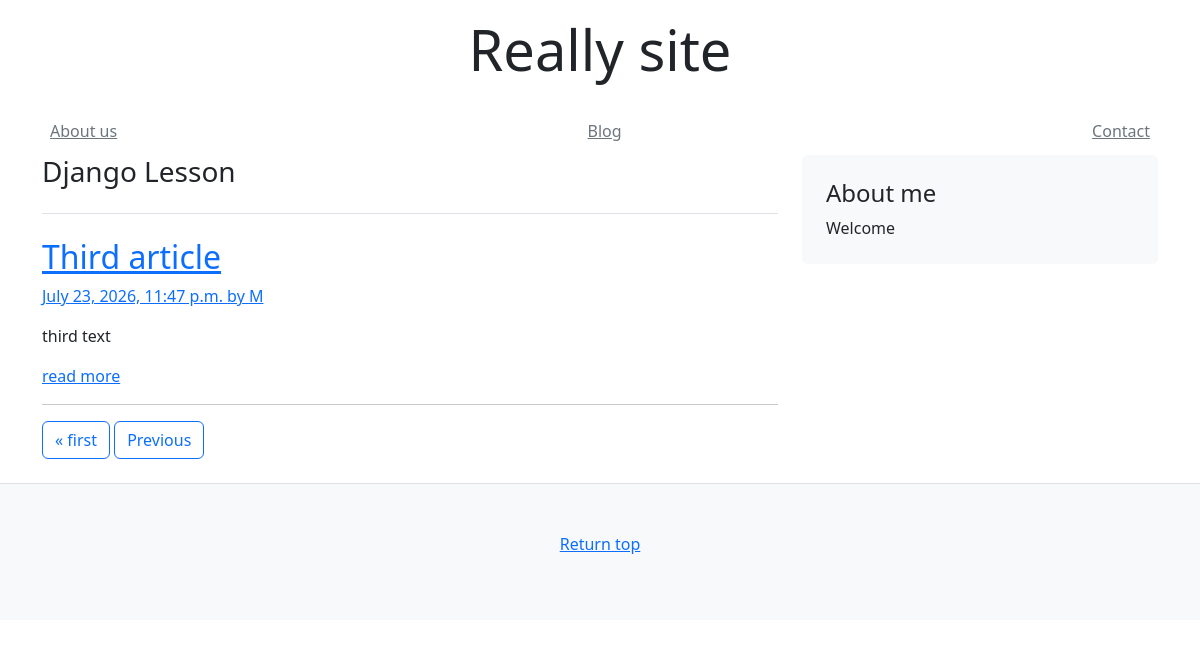
The app's page /blog/?page=2, older data.
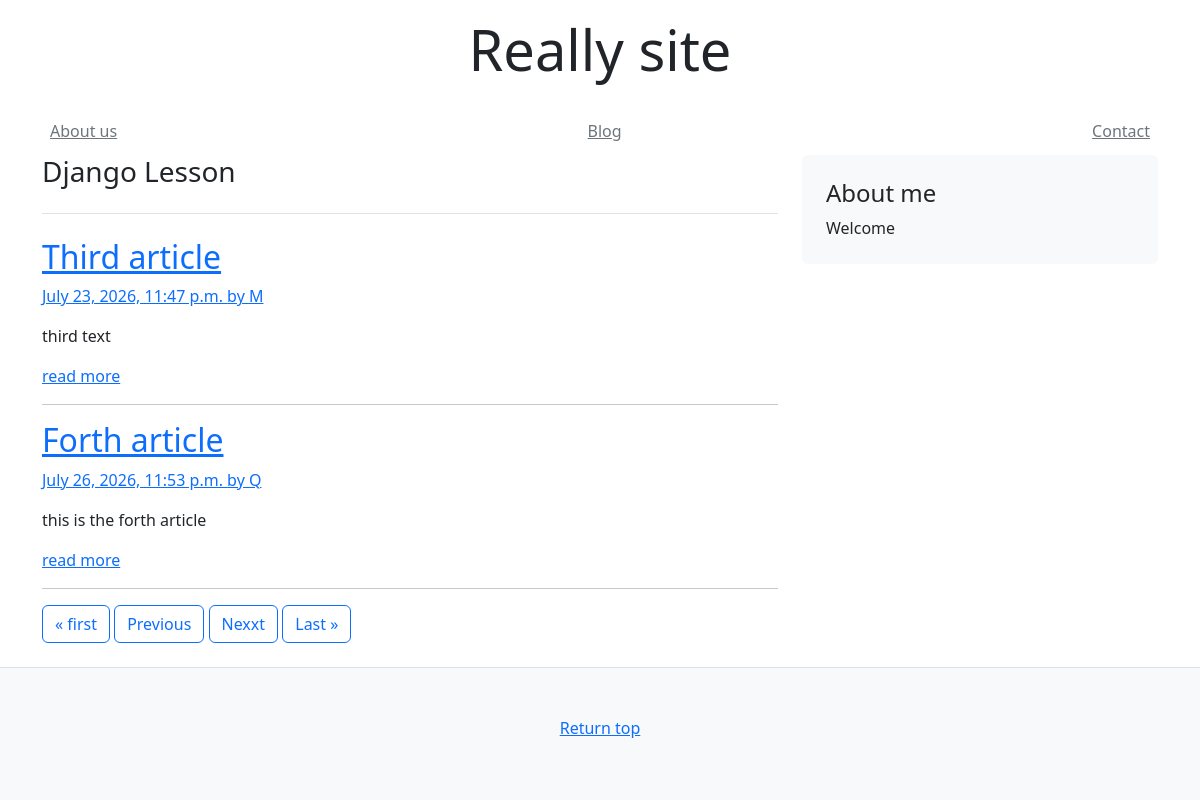
The same page, newer data.
### blog/models.py (models this page shows)
class Article(models.Model):
    title = models.CharField(default="", max_length=255)
    text = models.TextField(default="", max_length=1024)
    author = models.CharField(default="", max_length=255)
    created_at = models.DateTimeField(auto_now_add=True)
    updated_at = models.DateTimeField(auto_now=True)

### blog/views.py (the view)
# urls.py: path('', views.index),
def index(request):
    objs = Article.objects.all()
    paginator = Paginator(objs, 2)
    page_number = request.GET.get("page")
    context = {
        "page_obj": paginator.get_page(page_number),
        "page_number": page_number,
    }
    return render(request, "blog/blogs.html", context=context)

### templates/blog/blogs.html
{% extends "mysite/base.html" %}
{% block content %}
    <main class="container">
        <div class="row">
            <div class="col-md-8">
                <h3 class="pb-4 mb-4 font-italic border-bottom">Django Lesson</h3>
                {% for obj in page_obj %}
                    <div class="blog-post">
                        <a href="/blog/{{ obj.id }}">
                            <h2 class="blog-post-title">{{ obj.title }}</h2>
                            <p class="blog-post-meta">{{ obj.created_at }} by <a href="#">{{ obj.author }}</a></p>
                            <p>{{ obj.text }}</p>
                            <a href="#" class="">read more</a>
                        </a>
                    </div>
                    <hr>
                {% endfor %}
                <nav class="blog-pagination">
                    <div class="pagination">
                        <span class="step-links">
                            {% if page_obj.has_previous %}
                                <a class="btn btn-outline-primary" href="?page=1">&laquo; first</a>
                                <a class="btn btn-outline-primary" href="?page={{ page_obj.previous_page_number }}">Previous</a>
                            {% endif %}
                            {% if page_obj.has_next %}
                                <a class="btn btn-outline-primary" href="?page={{ page_obj.next_page_number }}">Nexxt</a>
                                <a class="btn btn-outline-primary" href="?page={{ page_obj.paginator.num_pages }}">Last &raquo;</a>
                            {% endif %}
                        </span>
                    </div>
                </nav>
            </div>
            <aside class="col-md-4">
                <div class="p-4 mb-3 bg-light rounded">
                    <h4 class="font-italic">About me</h4>
                    <p class="mb-0">Welcome</p>
                </div>
            </aside>
        </div>
    </main>
{% endblock content %}

### templates/mysite/base.html (shortened to what this page needs)
<!doctype html>
<html lang="en">
    <head>
        <link href="https://cdn.jsdelivr.net/npm/bootstrap@5.3.8/dist/css/bootstrap.min.css" rel="stylesheet">
    </head>
    <body>
        {% include "mysite/snippets/header.html" %}
        {% block content %}
        {% endblock %}
        {% include "mysite/snippets/footer.html" %}
    </body>
</html>

### templates/mysite/snippets/header.html
<div class="container">
    <header class="py-3">
        <div class="row flex-nowrap justify-content-center align-item-center">
            <div class="col-4 text-center">
                <h1 class="display-4 font-italic">Really site</h1>
            </div>
        </div>
    </header>
    <div class="py-1 md-2">
        <nav class="nav d-flex justify-content-between">
            <a class="p-2 link-secondary" href="#">About us</a>
            <a class="p-2 link-secondary" href="#">Blog</a>
            <a class="p-2 link-secondary" href="#">Contact</a>
        </nav>
    </div>
</div>

### templates/mysite/snippets/footer.html (shortened to what this page needs)
<footer class="border-top py-5 text-center bg-light mt-4">
    <p>
        <a href="#">Return top</a>
    </p>
</footer>

Row changes from the older to the newer data that the page shows:
added Article: title "Forth article", created_at "July 26, 2026, 11:53 p.m.", author "Q", text "this is the forth article"
Text that changed along with them:
text now shown: "Nexxt Last »"
